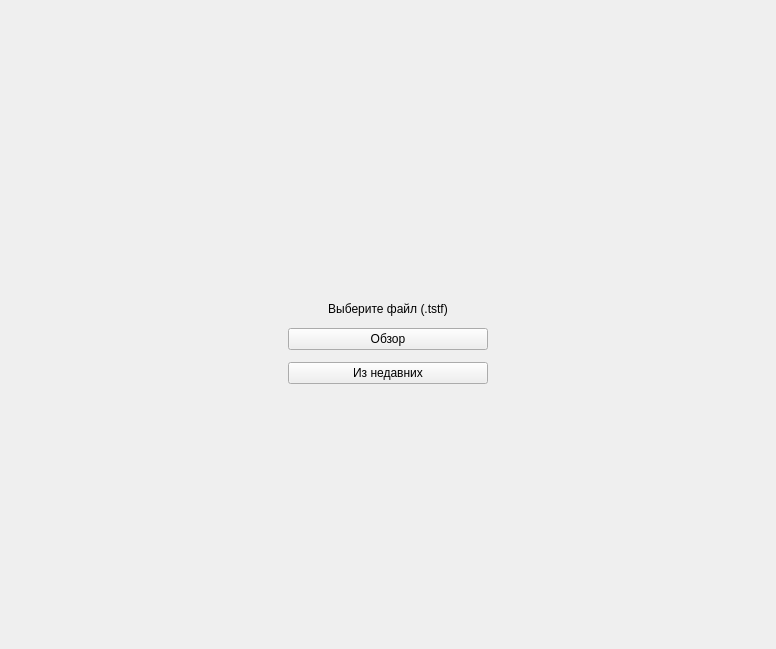
<?xml version="1.0" encoding="UTF-8"?>
<ui version="4.0">
 <class>DevelopInterface</class>
 <widget class="QWidget" name="DevelopInterface">
  <property name="geometry">
   <rect>
    <x>0</x>
    <y>0</y>
    <width>776</width>
    <height>649</height>
   </rect>
  </property>
  <property name="windowTitle">
   <string>Form</string>
  </property>
  <layout class="QGridLayout" name="gridLayout">
   <item row="2" column="2">
    <spacer name="horizontalSpacer_2">
     <property name="orientation">
      <enum>Qt::Horizontal</enum>
     </property>
     <property name="sizeHint" stdset="0">
      <size>
       <width>40</width>
       <height>20</height>
      </size>
     </property>
    </spacer>
   </item>
   <item row="2" column="0">
    <spacer name="horizontalSpacer">
     <property name="orientation">
      <enum>Qt::Horizontal</enum>
     </property>
     <property name="sizeHint" stdset="0">
      <size>
       <width>40</width>
       <height>20</height>
      </size>
     </property>
    </spacer>
   </item>
   <item row="0" column="1">
    <spacer name="verticalSpacer_2">
     <property name="orientation">
      <enum>Qt::Vertical</enum>
     </property>
     <property name="sizeHint" stdset="0">
      <size>
       <width>20</width>
       <height>40</height>
      </size>
     </property>
    </spacer>
   </item>
   <item row="3" column="1">
    <spacer name="verticalSpacer_3">
     <property name="orientation">
      <enum>Qt::Vertical</enum>
     </property>
     <property name="sizeHint" stdset="0">
      <size>
       <width>20</width>
       <height>40</height>
      </size>
     </property>
    </spacer>
   </item>
   <item row="2" column="1">
    <widget class="CardWidget" name="CardWidget">
     <layout class="QGridLayout" name="gridLayout_2">
      <property name="leftMargin">
       <number>35</number>
      </property>
      <property name="topMargin">
       <number>35</number>
      </property>
      <property name="rightMargin">
       <number>35</number>
      </property>
      <property name="bottomMargin">
       <number>35</number>
      </property>
      <item row="3" column="1">
       <layout class="QVBoxLayout" name="verticalLayout_3">
        <property name="spacing">
         <number>12</number>
        </property>
        <item>
         <layout class="QHBoxLayout" name="horizontalLayout">
          <item>
           <widget class="IconWidget" name="ChooseFileIcon">
            <property name="sizePolicy">
             <sizepolicy hsizetype="Preferred" vsizetype="Preferred">
              <horstretch>0</horstretch>
              <verstretch>0</verstretch>
             </sizepolicy>
            </property>
            <property name="minimumSize">
             <size>
              <width>24</width>
              <height>24</height>
             </size>
            </property>
            <property name="maximumSize">
             <size>
              <width>24</width>
              <height>24</height>
             </size>
            </property>
           </widget>
          </item>
         </layout>
        </item>
        <item>
         <widget class="BodyLabel" name="ChooseFileLabel">
          <property name="text">
           <string>Выберите файл (.tstf)</string>
          </property>
          <property name="alignment">
           <set>Qt::AlignCenter</set>
          </property>
         </widget>
        </item>
        <item>
         <widget class="PrimaryPushButton" name="ChooseFileButton">
          <property name="minimumSize">
           <size>
            <width>200</width>
            <height>0</height>
           </size>
          </property>
          <property name="text">
           <string>Обзор</string>
          </property>
          <property name="icon">
           <iconset resource="../../resource/resource.qrc">
            <normaloff>:/gallery/images/icons/Menu_black.svg</normaloff>:/gallery/images/icons/Menu_black.svg</iconset>
          </property>
          <property name="hasIcon" stdset="0">
           <bool>false</bool>
          </property>
         </widget>
        </item>
        <item>
         <widget class="DropDownPushButton" name="ChooseFileDrop">
          <property name="minimumSize">
           <size>
            <width>150</width>
            <height>0</height>
           </size>
          </property>
          <property name="text">
           <string>Из недавних</string>
          </property>
          <property name="icon">
           <iconset resource="../../resource/resource.qrc">
            <normaloff>:/gallery/images/icons/Grid_black.svg</normaloff>:/gallery/images/icons/Grid_black.svg</iconset>
          </property>
          <property name="hasIcon" stdset="0">
           <bool>true</bool>
          </property>
         </widget>
        </item>
       </layout>
      </item>
     </layout>
    </widget>
   </item>
  </layout>
 </widget>
 <customwidgets>
  <customwidget>
   <class>PushButton</class>
   <extends>QPushButton</extends>
   <header>qfluentwidgets</header>
  </customwidget>
  <customwidget>
   <class>PrimaryPushButton</class>
   <extends>PushButton</extends>
   <header>qfluentwidgets</header>
  </customwidget>
  <customwidget>
   <class>DropDownPushButton</class>
   <extends>PushButton</extends>
   <header>qfluentwidgets</header>
  </customwidget>
  <customwidget>
   <class>IconWidget</class>
   <extends>QWidget</extends>
   <header>qfluentwidgets</header>
  </customwidget>
  <customwidget>
   <class>CardWidget</class>
   <extends>QFrame</extends>
   <header>qfluentwidgets</header>
   <container>1</container>
  </customwidget>
  <customwidget>
   <class>BodyLabel</class>
   <extends>QLabel</extends>
   <header>qfluentwidgets</header>
  </customwidget>
 </customwidgets>
 <resources>
  <include location="../../resource/resource.qrc"/>
 </resources>
 <connections/>
</ui>
